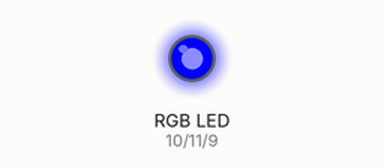
This sketch was run on a simulated Arduino Uno, built with avr-gcc and run on an emulated ATmega328P. Shown: an RGB LED mixed from three pins (HIGH = lit).

Above: at 0.15 s.
Timing chart, 0 to 1.6 s (numbered marks = the images above):
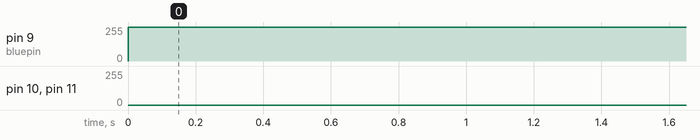

The sketch:

Project_4.ino
```cpp
/*
Keyes 37 in 1 Sensor Kit Upgraded Version
Project 4
SMD RGB LED
By keyes
*/
const int bluepin = 9; // select the pin for the blue LED
const int redpin = 10; // select the pin for the red LED
const int greenpin = 11; // select the pin for the green LED
int val;
void setup() {
  pinMode(redpin, OUTPUT);
  pinMode(bluepin, OUTPUT);
  pinMode(greenpin, OUTPUT);
  }
void loop()
{
  for(val=255; val>0; val--)
  {
    analogWrite(greenpin, val);
    analogWrite(redpin, 255 - val);
    analogWrite(bluepin, 128 - val);
   delay(1);
  }
for(val=0; val<255; val++)
  {
    analogWrite(greenpin, val);
    analogWrite(redpin, 255 - val);
    analogWrite(bluepin, 128 - val);
   delay(1);
  }
}
```

Measured:
- by itself, pin 9 (bluepin): 0/255 → 255/255 at 0.00 s
